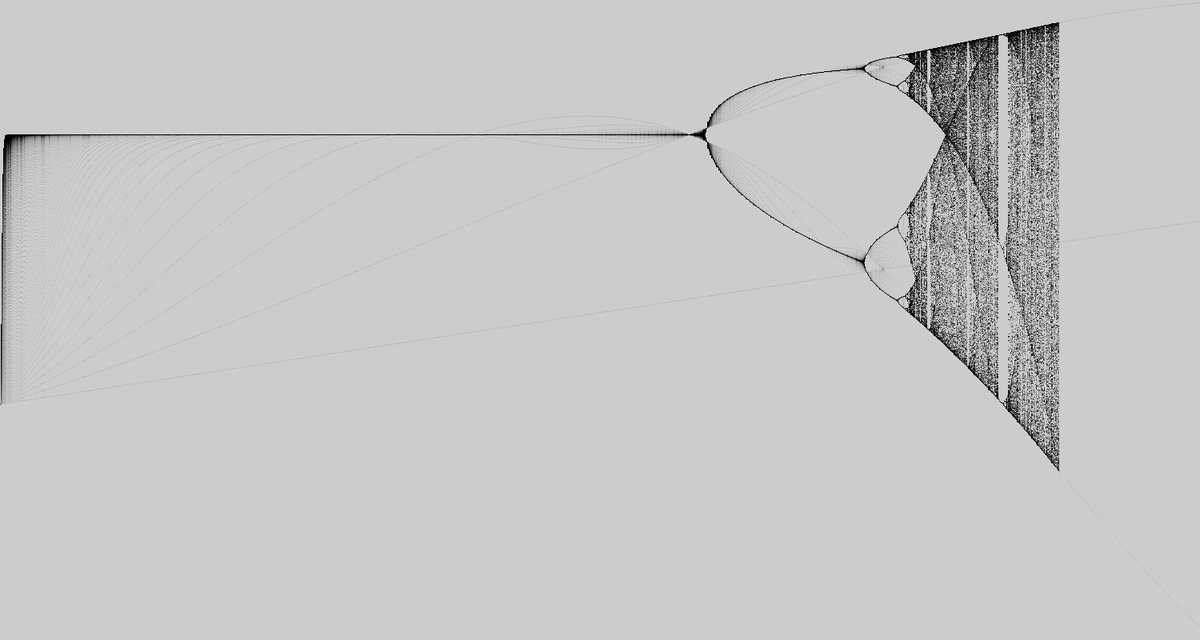
Frame 1 (no input)
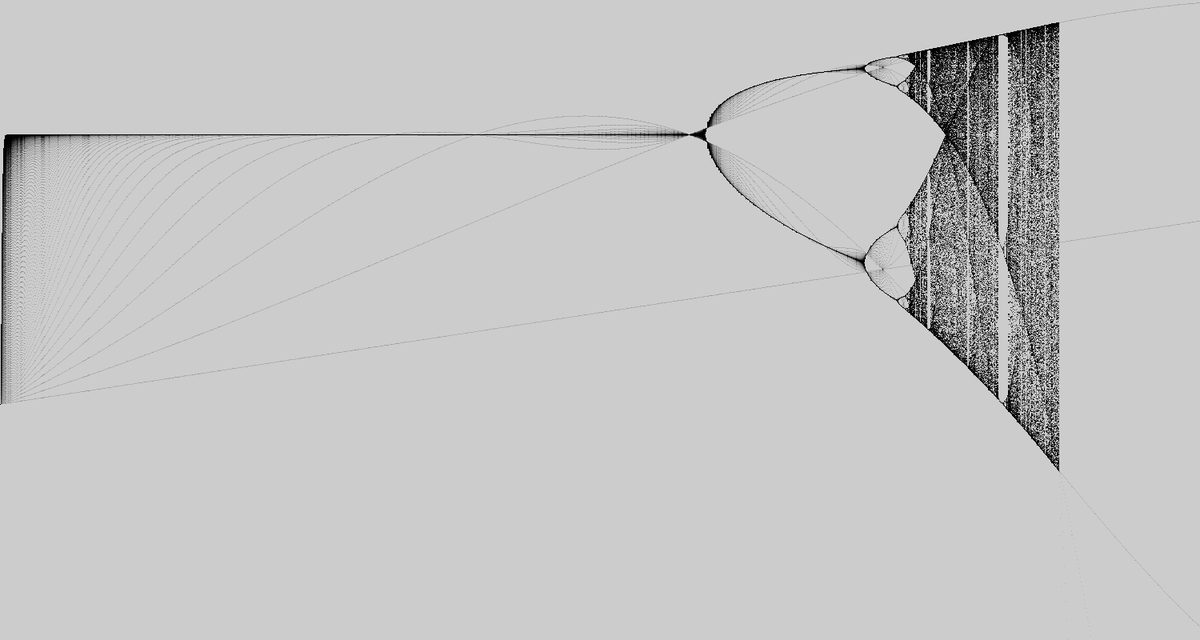
Frame 2 (the mouse pressed at the canvas centre, redrawn once)

The Processing sketch that drew these frames (run headless with seeded random() and noise(); the mouse was pressed at the canvas centre and the sketch redrawn once):

// Processing sketch: feigenbaum
// ── feigenbaum.pde

int ITERATIONS_AMOUNT = 500;
float P_NULL = 0.2;
float MIN_K = 0;
float MAX_K = 3.4;
float MIN_P = -0.5;
float MAX_P = 1.4;

int WIDTH = 1500;
int HEIGHT = 800;

public void settings() { // appearently, you can't use size() outside of the PDE... what the duck?
    size (WIDTH, HEIGHT);
}

void setup () {
    noLoop ();
}

void iterate (float k) {
    float p = P_NULL;
    float x_cord = map (k, MIN_K, MAX_K, 0, WIDTH);
    for (int i = 0; i < ITERATIONS_AMOUNT; i++) {
        stroke(0, 0, 0,map (i, 0, ITERATIONS_AMOUNT, 25, 255));
        p += p * k * (1 - p);
        float y_cord = map (p, MIN_P, MAX_P, HEIGHT, 0);
        point (x_cord, y_cord);
    }
} 

void draw () {
    strokeWeight (1);
    for (int i = 0; i < WIDTH; i++)
        iterate (map (i, 0, WIDTH, MIN_K, MAX_K));
}
